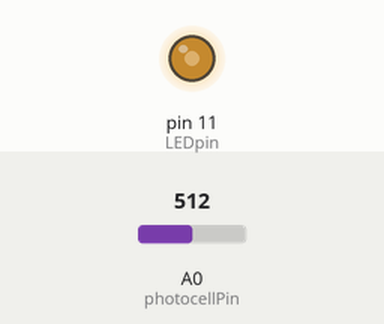
Bench run of a sketch on a simulated Arduino Uno, built with avr-gcc and run on an emulated ATmega328P. Parts: output pins drawn as LEDs (lit = HIGH). Inputs (shaded band) come from the test bench; at power-on: A0 (photocellPin) = 512.

Above: at 1.2 s.
1.3 s: A0 (photocellPin) set to 716
At 2.3 s:
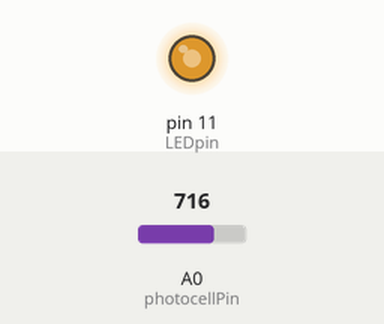
2.8 s: A0 (photocellPin) set to 900
At 3.7 s:
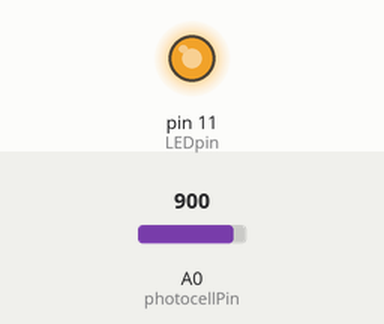
4.3 s: A0 (photocellPin) set to 122
At 5.0 s:
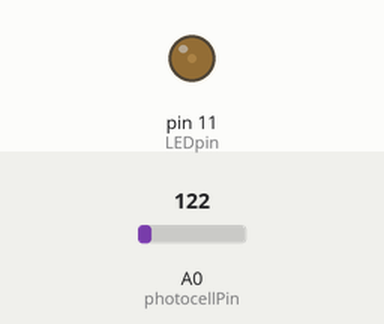
5.8 s: A0 (photocellPin) set to 0
At 6.4 s:
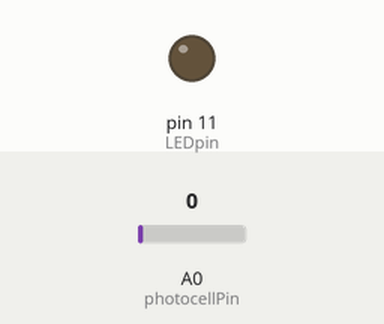
7.3 s: A0 (photocellPin) set to 511
At 7.7 s:
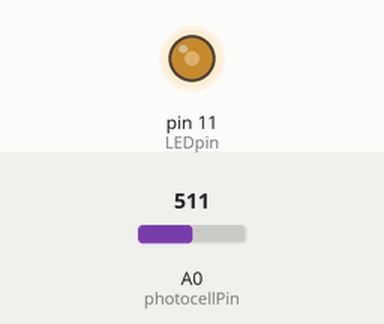
Timing chart, 0 to 9.8 s (numbered marks = the images above; inputs shaded):
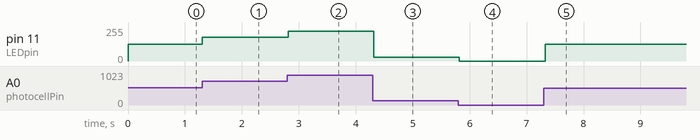

The sketch:

photocell.ino
```cpp
//Define the photoresistor PIN (A0)
int photocellPin = A0;

//This variable will contain the raw value read from photoresistor
int photocellReading;

//Define the LED PIN 10 (PWM)
int LEDpin = 11;

//This variable contains the brightness of the LED
int LEDbrightness;

void setup(void) {
}

void loop(void) {
    //Read the value from ptohoresistor
    photocellReading = analogRead(photocellPin);

    //Map the ptohoresistor reading to 0,255
    //to set correctly the LED brightness
    LEDbrightness = map(photocellReading, 0, 1023, 0, 255);

    //Set the LED brightness
    analogWrite(LEDpin, LEDbrightness);

    delay(50);
}
```

Measured:
- after the input at 1.3 s, pin 11 (LEDpin): 127/255 → 178/255 at once
- after the input at 2.8 s, pin 11 (LEDpin): 178/255 → 224/255 at once
- after the input at 4.3 s, pin 11 (LEDpin): 224/255 → 30/255 at once
- after the input at 5.8 s, pin 11 (LEDpin): 30/255 → 0/255 at once
- after the input at 7.3 s, pin 11 (LEDpin): 0/255 → 127/255 at once
